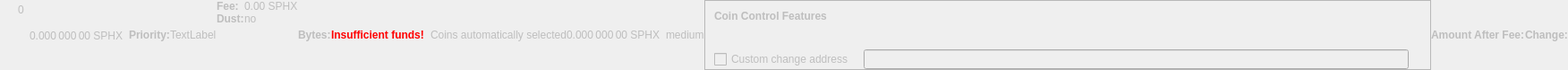
    <widget class="QWidget" name="dummyHideWidget" native="true">
     <property name="enabled">
      <bool>false</bool>
     </property>
     <property name="maximumSize">
      <size>
       <width>100</width>
       <height>22</height>
      </size>
     </property>
     <layout class="QHBoxLayout" name="dummyHideLayout">
      <property name="spacing">
       <number>0</number>
      </property>
      <property name="leftMargin">
       <number>0</number>
      </property>
      <property name="topMargin">
       <number>0</number>
      </property>
      <property name="rightMargin">
       <number>0</number>
      </property>
      <property name="bottomMargin">
       <number>0</number>
      </property>
      <item>
       <layout class="QFormLayout" name="formLayoutCoinControl1">
        <property name="horizontalSpacing">
         <number>10</number>
        </property>
        <property name="verticalSpacing">
         <number>14</number>
        </property>
        <property name="leftMargin">
         <number>10</number>
        </property>
        <property name="topMargin">
         <number>4</number>
        </property>
        <property name="rightMargin">
         <number>6</number>
        </property>
        <item row="0" column="1">
         <widget class="QLabel" name="labelCoinControlBytes">
          <property name="cursor">
           <cursorShape>IBeamCursor</cursorShape>
          </property>
          <property name="contextMenuPolicy">
           <enum>Qt::ActionsContextMenu</enum>
          </property>
          <property name="text">
           <string notr="true">0</string>
          </property>
          <property name="textInteractionFlags">
           <set>Qt::LinksAccessibleByMouse|Qt::TextSelectableByKeyboard|Qt::TextSelectableByMouse</set>
          </property>
         </widget>
        </item>
       </layout>
      </item>
      <item>
       <widget class="QLabel" name="labelCoinControlAfterFee">
        <property name="enabled">
         <bool>false</bool>
        </property>
        <property name="sizePolicy">
         <sizepolicy hsizetype="Fixed" vsizetype="Fixed">
          <horstretch>0</horstretch>
          <verstretch>0</verstretch>
         </sizepolicy>
        </property>
        <property name="minimumSize">
         <size>
          <width>111</width>
          <height>12</height>
         </size>
        </property>
        <property name="maximumSize">
         <size>
          <width>111</width>
          <height>12</height>
         </size>
        </property>
        <property name="cursor">
         <cursorShape>IBeamCursor</cursorShape>
        </property>
        <property name="contextMenuPolicy">
         <enum>Qt::ActionsContextMenu</enum>
        </property>
        <property name="text">
         <string notr="true">0.000 000 00 SPHX</string>
        </property>
        <property name="textInteractionFlags">
         <set>Qt::LinksAccessibleByMouse|Qt::TextSelectableByKeyboard|Qt::TextSelectableByMouse</set>
        </property>
       </widget>
      </item>
      <item>
       <widget class="QLabel" name="labelCoinControlPriorityText">
        <property name="enabled">
         <bool>false</bool>
        </property>
        <property name="font">
         <font>
          <weight>75</weight>
          <bold>true</bold>
         </font>
        </property>
        <property name="text">
         <string>Priority:</string>
        </property>
       </widget>
      </item>
      <item>
       <layout class="QHBoxLayout" name="horizontalLayout">
        <item>
         <widget class="QLabel" name="WarningLabel">
          <property name="text">
           <string>TextLabel</string>
          </property>
         </widget>
        </item>
       </layout>
      </item>
      <item>
       <layout class="QFormLayout" name="formLayoutCoinControl3">
        <property name="horizontalSpacing">
         <number>0</number>
        </property>
        <property name="verticalSpacing">
         <number>0</number>
        </property>
        <property name="leftMargin">
         <number>0</number>
        </property>
        <property name="topMargin">
         <number>0</number>
        </property>
        <property name="rightMargin">
         <number>0</number>
        </property>
        <item row="0" column="0">
         <widget class="QLabel" name="labelCoinControlFeeText">
          <property name="enabled">
           <bool>false</bool>
          </property>
          <property name="font">
           <font>
            <weight>75</weight>
            <bold>true</bold>
           </font>
          </property>
          <property name="text">
           <string>Fee:</string>
          </property>
          <property name="margin">
           <number>0</number>
          </property>
         </widget>
        </item>
        <item row="0" column="1">
         <widget class="QLabel" name="labelCoinControlFee">
          <property name="enabled">
           <bool>false</bool>
          </property>
          <property name="cursor">
           <cursorShape>IBeamCursor</cursorShape>
          </property>
          <property name="contextMenuPolicy">
           <enum>Qt::ActionsContextMenu</enum>
          </property>
          <property name="text">
           <string notr="true">0.00 SPHX</string>
          </property>
          <property name="textInteractionFlags">
           <set>Qt::LinksAccessibleByMouse|Qt::TextSelectableByKeyboard|Qt::TextSelectableByMouse</set>
          </property>
         </widget>
        </item>
        <item row="1" column="0">
         <widget class="QLabel" name="labelCoinControlLowOutputText">
          <property name="enabled">
           <bool>false</bool>
          </property>
          <property name="font">
           <font>
            <weight>75</weight>
            <bold>true</bold>
           </font>
          </property>
          <property name="text">
           <string>Dust:</string>
          </property>
         </widget>
        </item>
        <item row="1" column="1">
         <widget class="QLabel" name="labelCoinControlLowOutput">
          <property name="enabled">
           <bool>false</bool>
          </property>
          <property name="cursor">
           <cursorShape>IBeamCursor</cursorShape>
          </property>
          <property name="contextMenuPolicy">
           <enum>Qt::ActionsContextMenu</enum>
          </property>
          <property name="text">
           <string>no</string>
          </property>
          <property name="textInteractionFlags">
           <set>Qt::LinksAccessibleByMouse|Qt::TextSelectableByKeyboard|Qt::TextSelectableByMouse</set>
          </property>
         </widget>
        </item>
       </layout>
      </item>
      <item>
       <widget class="QLabel" name="labelCoinControlBytesText">
        <property name="enabled">
         <bool>false</bool>
        </property>
        <property name="font">
         <font>
          <weight>75</weight>
          <bold>true</bold>
         </font>
        </property>
        <property name="text">
         <string>Bytes:</string>
        </property>
       </widget>
      </item>
      <item>
       <layout class="QFormLayout" name="formLayoutCoinControl2">
        <property name="horizontalSpacing">
         <number>0</number>
        </property>
        <property name="verticalSpacing">
         <number>0</number>
        </property>
        <property name="leftMargin">
         <number>0</number>
        </property>
        <property name="topMargin">
         <number>0</number>
        </property>
        <property name="rightMargin">
         <number>0</number>
        </property>
       </layout>
      </item>
      <item>
       <layout class="QHBoxLayout" name="horizontalLayoutCoinControl2">
        <property name="spacing">
         <number>0</number>
        </property>
        <property name="bottomMargin">
         <number>0</number>
        </property>
       </layout>
      </item>
      <item>
       <widget class="QLabel" name="labelCoinControlInsuffFunds">
        <property name="enabled">
         <bool>false</bool>
        </property>
        <property name="minimumSize">
         <size>
          <width>0</width>
          <height>0</height>
         </size>
        </property>
        <property name="font">
         <font>
          <weight>75</weight>
          <bold>true</bold>
         </font>
        </property>
        <property name="styleSheet">
         <string notr="true">color:red;font-weight:bold;</string>
        </property>
        <property name="text">
         <string>Insufficient funds!</string>
        </property>
        <property name="margin">
         <number>5</number>
        </property>
       </widget>
      </item>
      <item>
       <layout class="QFormLayout" name="formLayoutCoinControl4">
        <property name="horizontalSpacing">
         <number>0</number>
        </property>
        <property name="verticalSpacing">
         <number>0</number>
        </property>
        <property name="leftMargin">
         <number>0</number>
        </property>
        <property name="topMargin">
         <number>0</number>
        </property>
        <property name="rightMargin">
         <number>0</number>
        </property>
       </layout>
      </item>
      <item>
       <widget class="QLabel" name="labelCoinControlChangeLabel">
        <property name="enabled">
         <bool>false</bool>
        </property>
        <property name="sizePolicy">
         <sizepolicy hsizetype="Preferred" vsizetype="Expanding">
          <horstretch>0</horstretch>
          <verstretch>0</verstretch>
         </sizepolicy>
        </property>
        <property name="minimumSize">
         <size>
          <width>0</width>
          <height>0</height>
         </size>
        </property>
        <property name="text">
         <string/>
        </property>
        <property name="margin">
         <number>3</number>
        </property>
       </widget>
      </item>
      <item>
       <widget class="QLabel" name="labelCoinControlAutomaticallySelected">
        <property name="enabled">
         <bool>false</bool>
        </property>
        <property name="sizePolicy">
         <sizepolicy hsizetype="Fixed" vsizetype="Fixed">
          <horstretch>0</horstretch>
          <verstretch>0</verstretch>
         </sizepolicy>
        </property>
        <property name="minimumSize">
         <size>
          <width>0</width>
          <height>0</height>
         </size>
        </property>
        <property name="maximumSize">
         <size>
          <width>240</width>
          <height>16777215</height>
         </size>
        </property>
        <property name="text">
         <string>Coins automatically selected</string>
        </property>
        <property name="margin">
         <number>5</number>
        </property>
       </widget>
      </item>
      <item>
       <widget class="QLabel" name="labelCoinControlChange">
        <property name="enabled">
         <bool>false</bool>
        </property>
        <property name="sizePolicy">
         <sizepolicy hsizetype="Fixed" vsizetype="Fixed">
          <horstretch>0</horstretch>
          <verstretch>0</verstretch>
         </sizepolicy>
        </property>
        <property name="minimumSize">
         <size>
          <width>111</width>
          <height>0</height>
         </size>
        </property>
        <property name="maximumSize">
         <size>
          <width>111</width>
          <height>16777215</height>
         </size>
        </property>
        <property name="cursor">
         <cursorShape>IBeamCursor</cursorShape>
        </property>
        <property name="contextMenuPolicy">
         <enum>Qt::ActionsContextMenu</enum>
        </property>
        <property name="text">
         <string notr="true">0.000 000 00 SPHX</string>
        </property>
        <property name="textInteractionFlags">
         <set>Qt::LinksAccessibleByMouse|Qt::TextSelectableByKeyboard|Qt::TextSelectableByMouse</set>
        </property>
       </widget>
      </item>
      <item>
       <widget class="QLabel" name="labelCoinControlPriority">
        <property name="enabled">
         <bool>false</bool>
        </property>
        <property name="cursor">
         <cursorShape>IBeamCursor</cursorShape>
        </property>
        <property name="contextMenuPolicy">
         <enum>Qt::ActionsContextMenu</enum>
        </property>
        <property name="text">
         <string>medium</string>
        </property>
        <property name="textInteractionFlags">
         <set>Qt::LinksAccessibleByMouse|Qt::TextSelectableByKeyboard|Qt::TextSelectableByMouse</set>
        </property>
       </widget>
      </item>
      <item>
       <widget class="QFrame" name="frameCoinControl">
        <property name="sizePolicy">
         <sizepolicy hsizetype="Expanding" vsizetype="Expanding">
          <horstretch>0</horstretch>
          <verstretch>0</verstretch>
         </sizepolicy>
        </property>
        <property name="maximumSize">
         <size>
          <width>16777215</width>
          <height>16777215</height>
         </size>
        </property>
        <property name="frameShape">
         <enum>QFrame::StyledPanel</enum>
        </property>
        <property name="frameShadow">
         <enum>QFrame::Sunken</enum>
        </property>
        <layout class="QVBoxLayout" name="verticalLayoutCoinControl2_2">
         <property name="spacing">
          <number>0</number>
         </property>
         <property name="leftMargin">
          <number>0</number>
         </property>
         <property name="topMargin">
          <number>0</number>
         </property>
         <property name="rightMargin">
          <number>0</number>
         </property>
         <property name="bottomMargin">
          <number>0</number>
         </property>
         <item>
          <layout class="QVBoxLayout" name="verticalLayoutCoinControl" stretch="0,0,0,1">
           <property name="spacing">
            <number>0</number>
           </property>
           <property name="leftMargin">
            <number>10</number>
           </property>
           <property name="topMargin">
            <number>10</number>
           </property>
           <item>
            <layout class="QHBoxLayout" name="horizontalLayoutCoinControl1">
             <property name="bottomMargin">
              <number>15</number>
             </property>
             <item>
              <widget class="QLabel" name="labelCoinControlFeatures">
               <property name="enabled">
                <bool>false</bool>
               </property>
               <property name="sizePolicy">
                <sizepolicy hsizetype="Preferred" vsizetype="Maximum">
                 <horstretch>0</horstretch>
                 <verstretch>0</verstretch>
                </sizepolicy>
               </property>
               <property name="font">
                <font>
                 <weight>75</weight>
                 <bold>true</bold>
                </font>
               </property>
               <property name="styleSheet">
                <string notr="true">font-weight:bold;</string>
               </property>
               <property name="text">
                <string>Coin Control Features</string>
               </property>
              </widget>
             </item>
            </layout>
           </item>
           <item>
            <widget class="QWidget" name="widgetCoinControl" native="true">
             <property name="sizePolicy">
              <sizepolicy hsizetype="Preferred" vsizetype="Preferred">
               <horstretch>0</horstretch>
               <verstretch>0</verstretch>
              </sizepolicy>
             </property>
             <property name="minimumSize">
              <size>
               <width>0</width>
               <height>0</height>
              </size>
             </property>
             <property name="styleSheet">
              <string notr="true"/>
             </property>
             <layout class="QHBoxLayout" name="horizontalLayoutCoinControl5_2">
              <property name="leftMargin">
               <number>0</number>
              </property>
              <property name="topMargin">
               <number>0</number>
              </property>
              <property name="rightMargin">
               <number>0</number>
              </property>
              <property name="bottomMargin">
               <number>0</number>
              </property>
              <item>
               <layout class="QHBoxLayout" name="horizontalLayoutCoinControl3">
                <property name="spacing">
                 <number>20</number>
                </property>
                <property name="topMargin">
                 <number>0</number>
                </property>
                <property name="bottomMargin">
                 <number>10</number>
                </property>
               </layout>
              </item>
             </layout>
            </widget>
           </item>
           <item>
            <layout class="QHBoxLayout" name="horizontalLayoutCoinControl4" stretch="0,0,0">
             <property name="spacing">
              <number>12</number>
             </property>
             <property name="sizeConstraint">
              <enum>QLayout::SetDefaultConstraint</enum>
             </property>
             <property name="topMargin">
              <number>5</number>
             </property>
             <property name="rightMargin">
              <number>5</number>
             </property>
             <item>
              <widget class="QCheckBox" name="checkBoxCoinControlChange">
               <property name="enabled">
                <bool>false</bool>
               </property>
               <property name="toolTip">
                <string>If this is activated, but the change address is empty or invalid, change will be sent to a newly generated address.</string>
               </property>
               <property name="text">
                <string>Custom change address</string>
               </property>
              </widget>
             </item>
             <item>
              <widget class="QValidatedLineEdit" name="lineEditCoinControlChange">
               <property name="enabled">
                <bool>false</bool>
               </property>
               <property name="sizePolicy">
                <sizepolicy hsizetype="Expanding" vsizetype="Fixed">
                 <horstretch>0</horstretch>
                 <verstretch>0</verstretch>
                </sizepolicy>
               </property>
              </widget>
             </item>
             <item>
              <widget class="QLabel" name="labelCoinControlChangeLabel_2">
               <property name="sizePolicy">
                <sizepolicy hsizetype="Preferred" vsizetype="Expanding">
                 <horstretch>0</horstretch>
                 <verstretch>0</verstretch>
                </sizepolicy>
               </property>
               <property name="minimumSize">
                <size>
                 <width>0</width>
                 <height>0</height>
                </size>
               </property>
               <property name="text">
                <string/>
               </property>
               <property name="margin">
                <number>3</number>
               </property>
              </widget>
             </item>
            </layout>
           </item>
           <item>
            <spacer name="verticalSpacerCoinControl">
             <property name="orientation">
              <enum>Qt::Vertical</enum>
             </property>
             <property name="sizeHint" stdset="0">
              <size>
               <width>800</width>
               <height>1</height>
              </size>
             </property>
            </spacer>
           </item>
          </layout>
         </item>
        </layout>
       </widget>
      </item>
      <item>
       <widget class="QLabel" name="labelCoinControlAfterFeeText">
        <property name="enabled">
         <bool>false</bool>
        </property>
        <property name="minimumSize">
         <size>
          <width>0</width>
          <height>0</height>
         </size>
        </property>
        <property name="maximumSize">
         <size>
          <width>16777215</width>
          <height>16777215</height>
         </size>
        </property>
        <property name="font">
         <font>
          <weight>75</weight>
          <bold>true</bold>
         </font>
        </property>
        <property name="text">
         <string>Amount After Fee:</string>
        </property>
        <property name="alignment">
         <set>Qt::AlignLeading|Qt::AlignLeft|Qt::AlignVCenter</set>
        </property>
        <property name="margin">
         <number>0</number>
        </property>
       </widget>
      </item>
      <item>
       <widget class="QLabel" name="labelCoinControlChangeText">
        <property name="enabled">
         <bool>false</bool>
        </property>
        <property name="sizePolicy">
         <sizepolicy hsizetype="Preferred" vsizetype="Preferred">
          <horstretch>0</horstretch>
          <verstretch>0</verstretch>
         </sizepolicy>
        </property>
        <property name="minimumSize">
         <size>
          <width>0</width>
          <height>0</height>
         </size>
        </property>
        <property name="maximumSize">
         <size>
          <width>16777215</width>
          <height>16777215</height>
         </size>
        </property>
        <property name="font">
         <font>
          <weight>75</weight>
          <bold>true</bold>
         </font>
        </property>
        <property name="text">
         <string>Change:</string>
        </property>
        <property name="alignment">
         <set>Qt::AlignLeading|Qt::AlignLeft|Qt::AlignVCenter</set>
        </property>
       </widget>
      </item>
     </layout>
    </widget>
